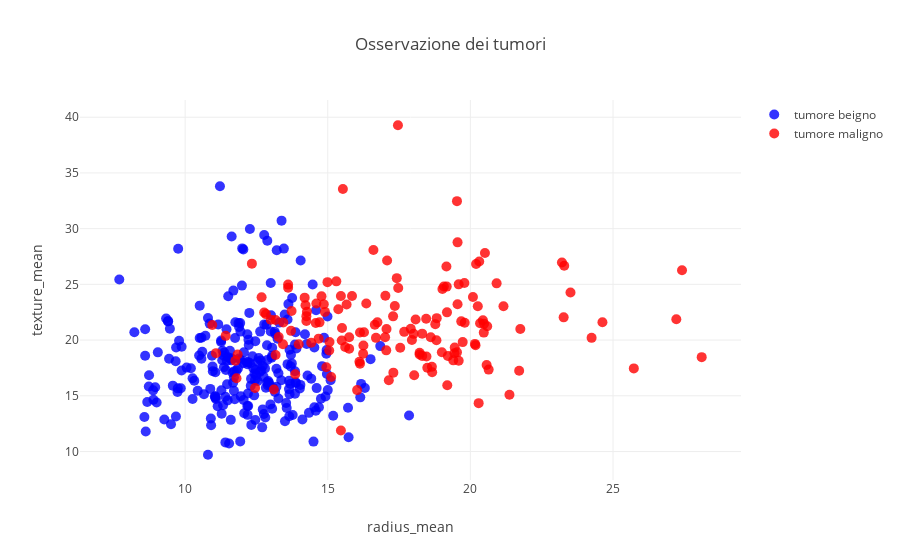

The notebook cell this image was saved under:
### Markdown cell above
## 1.2
In tutto abbimo 30 attributi. Si considerino i primi due, che corrispondono ai seguenti attributi ['radius_mean', 'texture_mean']. 

Si generi lo scatterplot per le 2 features con le osservazioni del dataset di training. Disegnate con puntini rossi le osservazioni in cui la variabile target y è uguale a 1 (tumore maligno) e con punti blu le osservazioni in cui la variabile target y è uguale a -1 (tumore benigno).

Guardando lo scatterplot appena generato, dite se le seguenti affermazioni sono vere o false
- Sia data una variabile di test con 'radius_mean' = 3 e 'texture_mean'= 1. Un algoritmo di classificazione k-NN, con `k=11`, associa la variabile di test alla classe positiva.
- Sia data una variabile di test con 'radius_mean' = -1 e 'texture_mean'= 2. Un algoritmo di classificazione k-NN, con `k=11`, associa la variabile di test alla classe positiva.
-  Sia data una variabile di test con 'radius_mean' = 1 e 'texture_mean'= -1.1. Un algoritmo di classificazione k-NN, con `k=1`, associa la variabile di test alla classe positiva 
-  Sia data una variabile di test con 'radius_mean' = 1 e 'texture_mean'= -1.1. Un algoritmo di classificazione k-NN, con `k=5`, associa la variabile di test alla classe positiva.

### Code cell
# Solution (to be completed)
import plotly.offline as py
import plotly.graph_objs as go
py.init_notebook_mode(connected = True)


trace1 = go.Scatter(
    x = xTrain[yTrain==1,0],
    y = xTrain[yTrain==1,1],
    name="tumore maligno",
    mode = 'markers',
    marker = dict(
        size = 10,
        color = 'rgba(255, 0, 0, .8)',

    )
)
trace0 = go.Scatter(
    x = xTrain[yTrain== -1,0],
    y = xTrain[yTrain==-1,1],
    name="tumore beigno",
    mode = 'markers',
    marker = dict(
        size = 10,
        color = 'rgba(0, 0, 255, .8)',

    )
)
data = [trace0, trace1]
layout = go.Layout( title = 'Osservazione dei tumori',
                    xaxis = {'title': 'radius_mean'},
                    yaxis = {'title': 'texture_mean'})
fig = go.Figure(data=data, layout=layout)
py.iplot(fig)

### Figure 1 — Plotly figure (JSON) as saved in the notebook; plotly's stock layout.template omitted (floating-point values rounded to 4 significant figures; data arrays with more than 128 entries replaced by an {"elided": "..."} marker saying what was removed)
{"data": [{"marker": {"color": "rgba(0, 0, 255, .8)", "size": 10}, "mode": "markers", "name": "tumore beigno", "type": "scatter", "uid": "2b49dae2-f731-11e8-8b32-309c2316f643", "x": {"elided": "249 float values"}, "y": {"elided": "249 float values"}}, {"marker": {"color": "rgba(255, 0, 0, .8)", "size": 10}, "mode": "markers", "name": "tumore maligno", "type": "scatter", "uid": "2b49dae3-f731-11e8-8cc3-309c2316f643", "x": {"elided": "149 float values"}, "y": {"elided": "149 float values"}}], "layout": {"title": "Osservazione dei tumori", "xaxis": {"title": "radius_mean"}, "yaxis": {"title": "texture_mean"}}}
